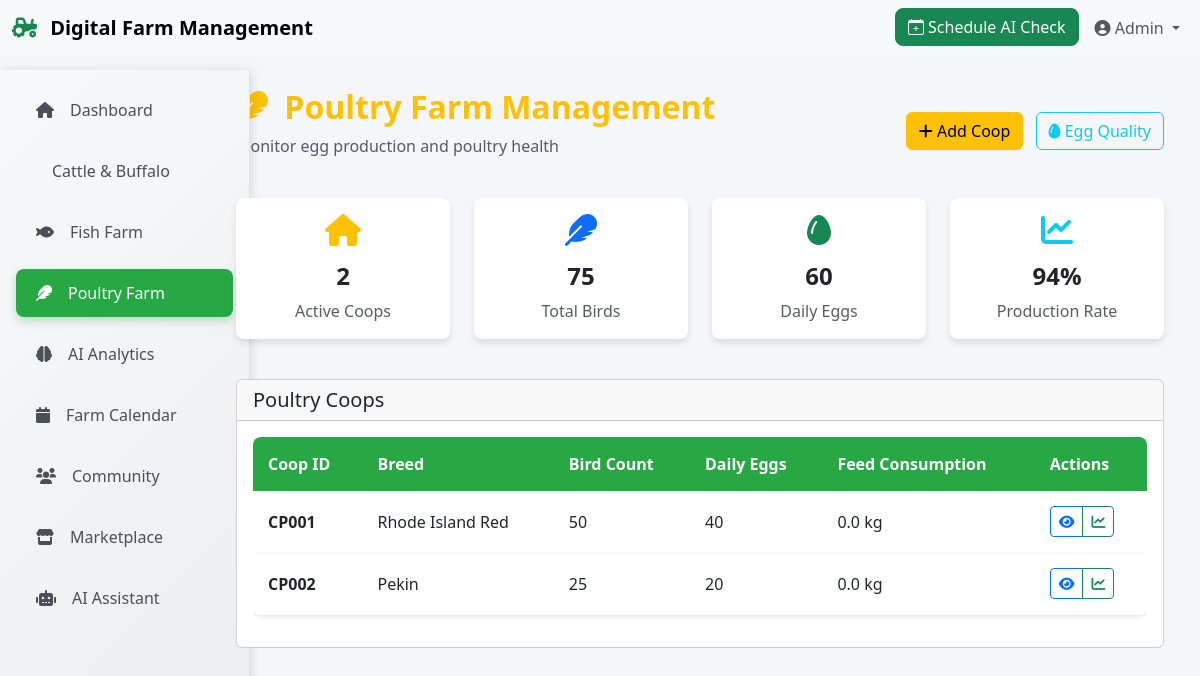
Screenshot of /poultry/ with the database file from the repository.
### modules/poultry.py (models this page shows)
class Poultry(db.Model):
    id = db.Column(db.Integer, primary_key=True)
    coop_id = db.Column(db.String(50), unique=True, nullable=False)
    breed = db.Column(db.String(100), nullable=False)
    count = db.Column(db.Integer, default=0)
    egg_production_daily = db.Column(db.Integer, default=0)
    feed_consumption = db.Column(db.Float, default=0.0)  # kg per day
    mortality_rate = db.Column(db.Float, default=0.0)  # percentage
    average_weight = db.Column(db.Float, nullable=True)  # kg
    vaccination_status = db.Column(db.String(50), default='Not Vaccinated')
    last_health_check = db.Column(db.DateTime, nullable=True)
    notes = db.Column(db.Text, nullable=True)
    created_date = db.Column(db.DateTime, default=datetime.datetime.utcnow)

### modules/poultry.py (the view)
@poultry_bp.route('/')
def index():
    poultry_coops = Poultry.query.all()
    total_coops = len(poultry_coops)
    total_birds = sum([p.count for p in poultry_coops if p.count])
    total_egg_production = sum([p.egg_production_daily for p in poultry_coops if p.egg_production_daily])
    production_rate = 94
    return render_template('poultry/index.html',
                         poultry_coops=poultry_coops,
                         total_coops=total_coops,
                         total_birds=total_birds,
                         total_egg_production=total_egg_production,
                         production_rate=production_rate)

### templates/poultry/index.html (shortened to what this page needs)
{% extends "base.html" %}
{% block content %}
<div class="d-flex justify-content-between align-items-center mb-4">
    <div>
        <h2 class="fw-bold text-warning">
            <i class="fas fa-feather me-2"></i>
            Poultry Farm Management
        </h2>
        <p class="text-muted">Monitor egg production and poultry health</p>
    </div>
    <div>
        <a href="{{ url_for('poultry.add_coop') }}" class="btn btn-warning me-2">
            <i class="fas fa-plus"></i> Add Coop
        </a>
        <a href="{{ url_for('poultry.egg_freshness') }}" class="btn btn-outline-info">
            <i class="fas fa-egg"></i> Egg Quality
        </a>
    </div>
</div>
<div class="row mb-4">
    <div class="col-md-3 mb-3">
        <div class="card dashboard-card">
            <div class="card-body text-center">
                <i class="fas fa-home fa-2x text-warning mb-3"></i>
                <h4 class="fw-bold">{{ total_coops }}</h4>
                <p class="text-muted mb-0">Active Coops</p>
            </div>
        </div>
    </div>
    <div class="col-md-3 mb-3">
        <div class="card dashboard-card">
            <div class="card-body text-center">
                <i class="fas fa-feather fa-2x text-primary mb-3"></i>
                <h4 class="fw-bold">{{ total_birds }}</h4>
                <p class="text-muted mb-0">Total Birds</p>
            </div>
        </div>
    </div>
    <div class="col-md-3 mb-3">
        <div class="card dashboard-card">
            <div class="card-body text-center">
                <i class="fas fa-egg fa-2x text-success mb-3"></i>
                <h4 class="fw-bold">{{ total_egg_production }}</h4>
                <p class="text-muted mb-0">Daily Eggs</p>
            </div>
        </div>
    </div>
    <div class="col-md-3 mb-3">
        <div class="card dashboard-card">
            <div class="card-body text-center">
                <i class="fas fa-chart-line fa-2x text-info mb-3"></i>
                <h4 class="fw-bold">94%</h4>
                <p class="text-muted mb-0">Production Rate</p>
            </div>
        </div>
    </div>
</div>
<div class="card">
    <div class="card-header">
        <h5 class="mb-0">Poultry Coops</h5>
    </div>
    <div class="card-body">
        <div class="table-responsive">
            <table class="table table-hover">
                <thead>
                    <tr>
                        <th>Coop ID</th>
                        <th>Breed</th>
                        <th>Bird Count</th>
                        <th>Daily Eggs</th>
                        <th>Feed Consumption</th>
                        <th>Actions</th>
                    </tr>
                </thead>
                <tbody>
                    {% for coop in poultry_coops %}
                    <tr>
                        <td><strong>{{ coop.coop_id }}</strong></td>
                        <td>{{ coop.breed }}</td>
                        <td>{{ coop.count }}</td>
                        <td>{{ coop.egg_production_daily }}</td>
                        <td>{{ coop.feed_consumption }} kg</td>
                        <td>
                            <div class="btn-group btn-group-sm">
                                <a href="#" class="btn btn-outline-primary">
                                    <i class="fas fa-eye"></i>
                                </a>
                                <a href="#" class="btn btn-outline-success">
                                    <i class="fas fa-chart-line"></i>
                                </a>
                            </div>
                        </td>
                    </tr>
                    {% endfor %}
                </tbody>
            </table>
        </div>
    </div>
</div>
{% endblock %}

### static/css/style.css (style rules this page uses)
:root { --primary-color: #28a745; --secondary-color: #6c757d; --success-color: #198754; --warning-color: #ffc107; --danger-color: #dc3545; --info-color: #0dcaf0; --light-bg: #f8f9fa; --dark-text: #212529; --border-radius: 0.5rem; }
body { font-family: 'Segoe UI', Tahoma, Geneva, Verdana, sans-serif; background-color: #f5f6fa; color: var(--dark-text); }
.dashboard-card { background: white; border-radius: var(--border-radius); box-shadow: 0 4px 6px rgba(0,0,0,0.1); transition: transform 0.3s ease, box-shadow 0.3s ease; border: none; overflow: hidden; }
.table { background: white; border-radius: var(--border-radius); overflow: hidden; box-shadow: 0 2px 4px rgba(0,0,0,0.1); }
.table th { background-color: var(--primary-color); color: white; font-weight: 600; border: none; padding: 15px; }
.table td { padding: 15px; border-color: #f8f9fa; vertical-align: middle; }

### rows the page displays
Poultry: coop_id "CP001", breed "Rhode Island Red", count "50", egg_production_daily "40", feed_consumption "0.0"
Poultry: coop_id "CP002", breed "Pekin", count "25", egg_production_daily "20", feed_consumption "0.0"

### other values shown
{{ total_coops }} "2"
{{ total_birds }} "75"
{{ total_egg_production }} "60"
